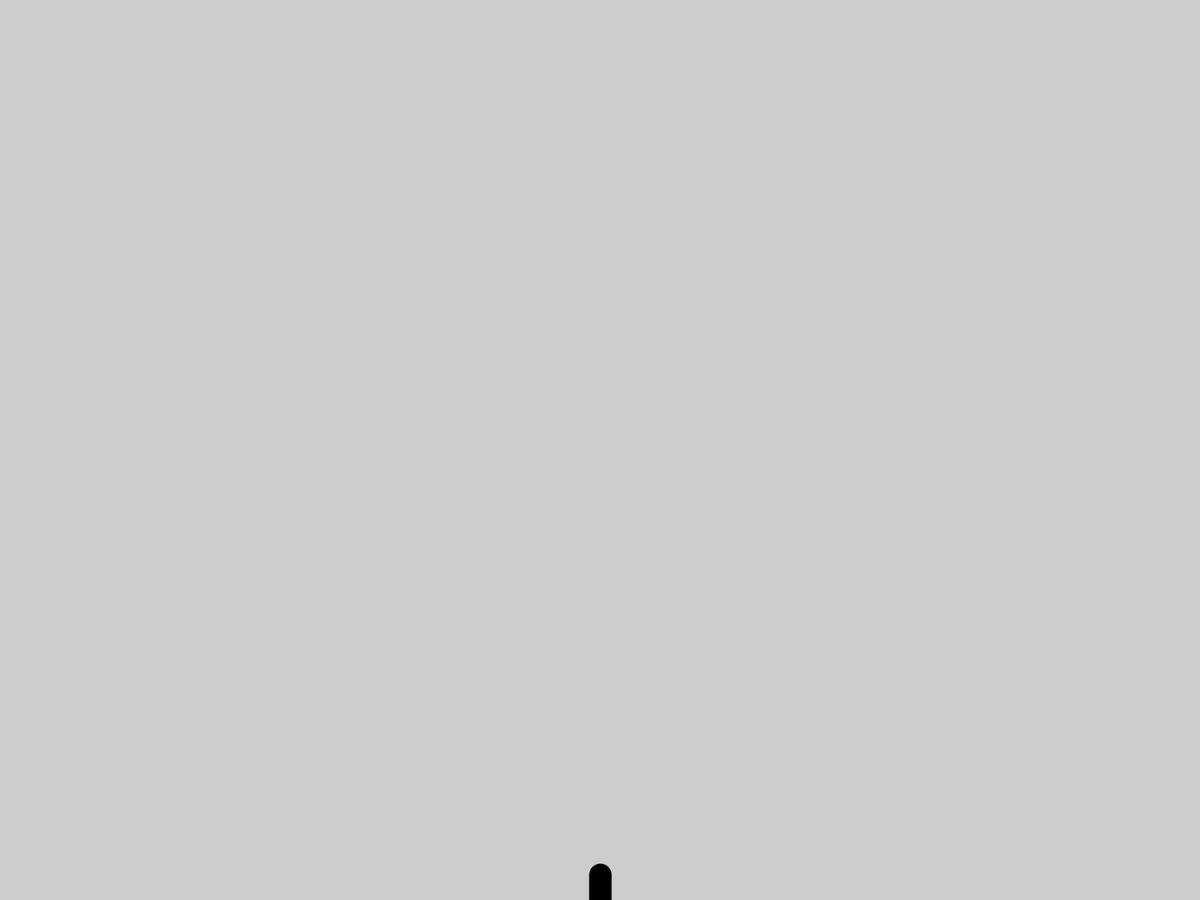
Frame 1 (no input)
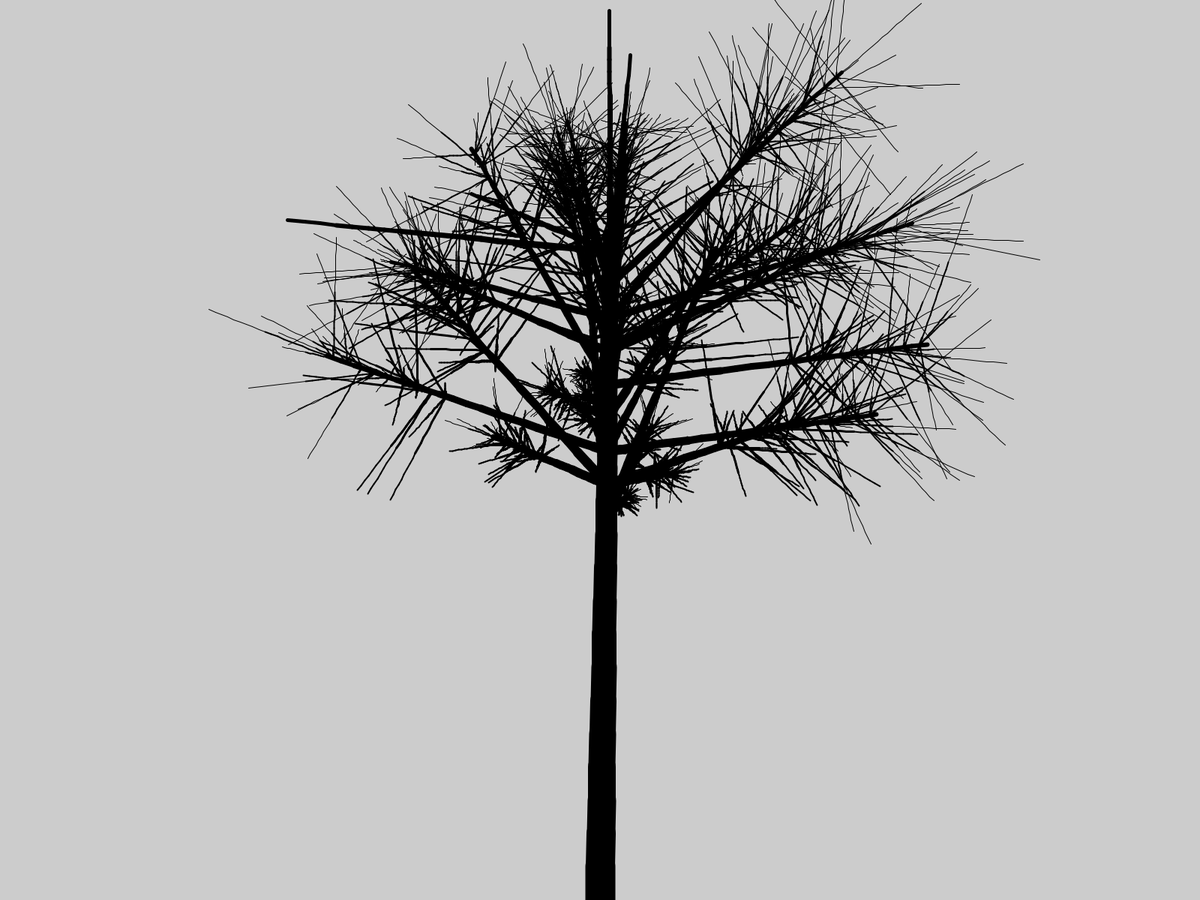
Frame 60 (the mouse pressed at the canvas centre just before this capture)
Frame 120 (the mouse held since frame 60 and released just before this capture): identical to frame 60, image omitted

The Processing sketch that drew these frames (run headless with seeded random() and noise(); from frame 60 on, the mouse is pressed at the canvas centre):

// Processing sketch: NaturalTree
// ── NaturalTree.pde
import java.util.*;

List<Tree> trees = new ArrayList<Tree>();
int NUMBER_OF_TREES = 1;

void setup() {
  //size(720, 480);
  fullScreen();
  for(int i = 0; i < NUMBER_OF_TREES; i++) {
      trees.add(
        new Tree(
          new PVector(width / 2, height),
          //new PVector(random(0, width), height),
          (int)(0.75 * height)
          //(int)random(0, height)
        )
      );
  }
  //noLoop();  // draw() will not loop
}

void draw() {
  background(204);
  for(Tree tree : trees) {
    tree.grow();
    tree.draw();
  }
}

//void mousePressed() {
//  loop();  // Holding down the mouse activates looping
//}

//void mouseReleased() {
//  noLoop();  // Releasing the mouse stops looping draw()
//}

// ── Tree.pde
class Tree {
  TreeBranch stem;
  
  Tree(PVector pos, int treeHeight) {
    int startWeight = 40;
    int minWeight = 10;
    stem = new TreeBranch(
      pos.copy(),
      pos.copy().sub(0,treeHeight),
      startWeight,
      minWeight
    );
  }
  
  void grow() {
    stem.grow();
  }
  
  void draw() {
    stem.draw();
  }
}

// ── TreeBranch.pde
class TreeBranch {
  TreePiece piece;
  int numBrancesPerSegment = 4;
  float growth = 0;
  
  List<TreeBranch> treeBranches = new ArrayList<TreeBranch>();
  
  TreeBranch(PVector p1, PVector p2, int weight, int minWeight) {
    piece = new TreePiece(p1, p2, weight, minWeight);
    int count = 0;
    for(TreePieceSegment segment : piece.segments) {
      for(int j = 0; j < numBrancesPerSegment + exp(-weight); j++) {
        if (weight > minWeight) {
          if (count > piece.numSegments / 2) {
              PVector innerP1 = segment.p1.copy().lerp(segment.p2, 0.5);
              PVector segmentVector = segment.p2.copy().sub(segment.p1);
              PVector innerP2 = segmentVector.copy().normalize().rotate(random(-HALF_PI, HALF_PI)).mult(random(0, 0.5) * p2.copy().sub(p1).mag()).add(innerP1);
              treeBranches.add(
                new TreeBranch(
                  innerP1,
                  innerP2,
                  segment.weight / 2,
                  minWeight
                )
              );
            }
        }
      }
      
      count++;
    }
  }
  
  void grow() {
    piece.grow();
    if (piece.growth == 1.0) {
      growth = 0.5;
      int innerpiecesGrowth = 0;
      for(TreeBranch innerBranch : treeBranches) {
        innerBranch.grow();
        innerpiecesGrowth += innerBranch.growth / treeBranches.size();
      }
      growth += 0.5 * innerpiecesGrowth;
    }
  }

  void draw() {
    piece.draw();
    for(TreeBranch innerPiece : treeBranches) {
      innerPiece.draw();
    }
  }
}

// ── TreePiece.pde
class TreePiece {
  List<TreePieceSegment> segments = new ArrayList<TreePieceSegment>();
  int numSegments = 20;
  float growth = 0;
  
  TreePiece(PVector p1, PVector p2, int weight, int minWeight) {
    float segRatio = 1.0 / (float)numSegments;
    PVector delta = p1.copy().lerp(p2, segRatio).sub(p1).add(PVector.random2D());

    PVector tempP1 = p1.copy();
    for(int i = 0; i < numSegments; i++) {
      PVector currP1 = tempP1;
      //PVector currP2 = currP1.copy().add(delta.add(PVector.fromAngle(random(-HALF_PI, HALF_PI), new PVector(0,1)).mult(5)));
      PVector currP2 = currP1.copy().add(delta);
      int currDepth = (int) lerp(weight, weight / 2, (float)i / (float)numSegments);
      segments.add(
        new TreePieceSegment(currP1.copy(), currP2.copy(), currDepth)
      );
      tempP1 = currP2;
    }
  }
  
  void grow() {
    int count = 0;
    for(TreePieceSegment segment : segments) {
      segment.grow(0.75);
      count++;
      if (segment.growth < 1) {
        growth = (float)count / (float)segments.size();
        break;
      }
    }
  }

  void draw() {
    for(TreePieceSegment segment : segments) {
      segment.draw();
    }
  }
}

// ── TreePieceSegment.pde
class TreePieceSegment {
  PVector p1, p2;
  int weight;
  float growth = 0;
  
  TreePieceSegment(PVector p1, PVector p2, int weight) {
    this.p1 = p1;
    this.p2 = p2;
    this.weight = weight;
  }
  
  void grow(float delta) {
    growth = Math.min(1, growth + delta);
  }

  void draw() {
    strokeWeight(Math.max(0, weight * growth));
    PVector endPoint = p1.copy().lerp(p2, growth);
    line(p1.x, p1.y, endPoint.x, endPoint.y);
  }
  
  public String toString() {
    return String.format("%s, %s, %d", p1, p2, weight);
  }
}
